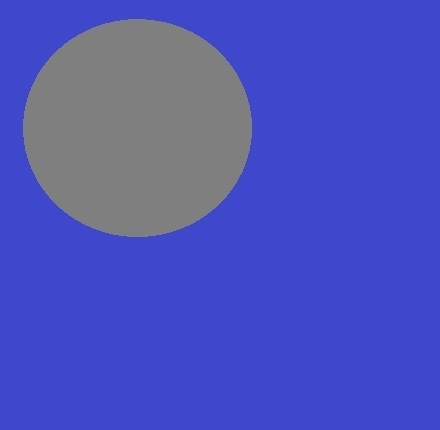
//> input picture TestTask/Circle.jpg, 440 x 430 px
$ ./Task   (built with g++ and OpenCV 4)
//> lines starting //> are read from the running program, lines starting //| are printed output that depends on the picture
#include <opencv\cv.h>
#include <opencv\highgui.h>
#include <stdlib.h>
#include <stdio.h>
#include <math.h>

IplImage* image = 0;

int main(int argc, char** argv)
{
	char* filename = argc == 2 ? argv[1] : "Circle.jpg";
	image = cvLoadImage(filename, CV_LOAD_IMAGE_GRAYSCALE);
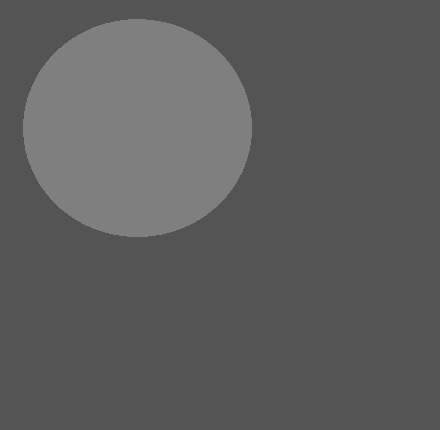
//> image: 430 rows x 440 cols, CV_8UC1; min 75, max 135, mean 92.9

	printf("[i] Filename: %s\n", filename);
	assert(image != 0);

	IplImage* src = cvLoadImage(filename);
//> src is the input picture: 430 rows x 440 cols, CV_8UC3; mean B, G, R 188.1, 82.6, 76.2

	CvMemStorage* storage = cvCreateMemStorage(0);

	CvSeq* results = cvHoughCircles(image, storage, CV_HOUGH_GRADIENT, 8, image->width);
//> results = 1 circle (x, y, radius): [140, 124, 114.4]

	printf("[i] Center coordinates:\n");
	for (int i = 0; i < results->total; i++)
	{
		float* p = (float*)cvGetSeqElem(results, i);
		CvPoint pt = cvPoint(cvRound(p[0]), cvRound(p[1]));
		cvLine(src, pt, pt, CV_RGB(0xff, 0, 0), 8);
		printf("    Point %d: x = %d, y = %d\n", i, pt, pt);
	}
//> this loop made 1 pass
//> pt on pass 1: Point(140, 124)
//|     Point 0: x = 140, y = 140

	printf("[i] Total count of circles - %d", results->total);
//| [i] Total count of circles - 1
	cvNamedWindow("Centers of circles", 1);

	cvShowImage("Centers of circles", src);

	cvWaitKey(0);

	cvReleaseImage(&image);
	cvReleaseImage(&src);

	cvDestroyAllWindows();
	return 0;
}
